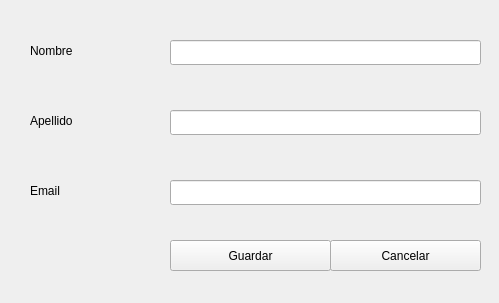
<?xml version="1.0" encoding="UTF-8"?>
<ui version="4.0">
 <class>Form</class>
 <widget class="QWidget" name="Form">
  <property name="geometry">
   <rect>
    <x>0</x>
    <y>0</y>
    <width>499</width>
    <height>303</height>
   </rect>
  </property>
  <property name="windowTitle">
   <string>Form</string>
  </property>
  <widget class="QLineEdit" name="firstNameTextField">
   <property name="geometry">
    <rect>
     <x>170</x>
     <y>40</y>
     <width>311</width>
     <height>25</height>
    </rect>
   </property>
  </widget>
  <widget class="QLineEdit" name="lastNameTextField">
   <property name="geometry">
    <rect>
     <x>170</x>
     <y>110</y>
     <width>311</width>
     <height>25</height>
    </rect>
   </property>
  </widget>
  <widget class="QLineEdit" name="emailTextField">
   <property name="geometry">
    <rect>
     <x>170</x>
     <y>180</y>
     <width>311</width>
     <height>25</height>
    </rect>
   </property>
  </widget>
  <widget class="QLabel" name="label">
   <property name="geometry">
    <rect>
     <x>30</x>
     <y>40</y>
     <width>81</width>
     <height>21</height>
    </rect>
   </property>
   <property name="text">
    <string>Nombre</string>
   </property>
  </widget>
  <widget class="QPushButton" name="saveButton">
   <property name="geometry">
    <rect>
     <x>170</x>
     <y>240</y>
     <width>161</width>
     <height>31</height>
    </rect>
   </property>
   <property name="text">
    <string>Guardar</string>
   </property>
  </widget>
  <widget class="QLabel" name="label_2">
   <property name="geometry">
    <rect>
     <x>30</x>
     <y>110</y>
     <width>81</width>
     <height>21</height>
    </rect>
   </property>
   <property name="text">
    <string>Apellido</string>
   </property>
  </widget>
  <widget class="QLabel" name="label_3">
   <property name="geometry">
    <rect>
     <x>30</x>
     <y>180</y>
     <width>81</width>
     <height>21</height>
    </rect>
   </property>
   <property name="text">
    <string>Email</string>
   </property>
  </widget>
  <widget class="QPushButton" name="cancelButton">
   <property name="geometry">
    <rect>
     <x>330</x>
     <y>240</y>
     <width>151</width>
     <height>31</height>
    </rect>
   </property>
   <property name="text">
    <string>Cancelar</string>
   </property>
  </widget>
 </widget>
 <resources/>
 <connections/>
</ui>
